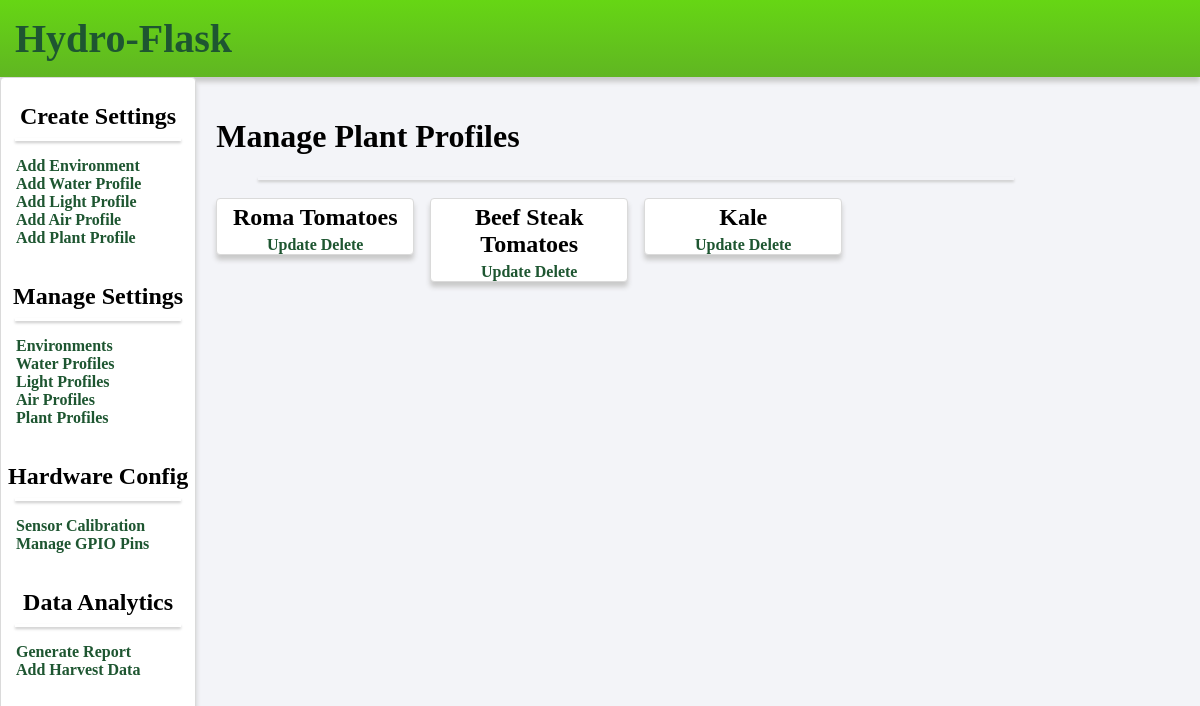
/plant, run on an earlier commit of the app's database.
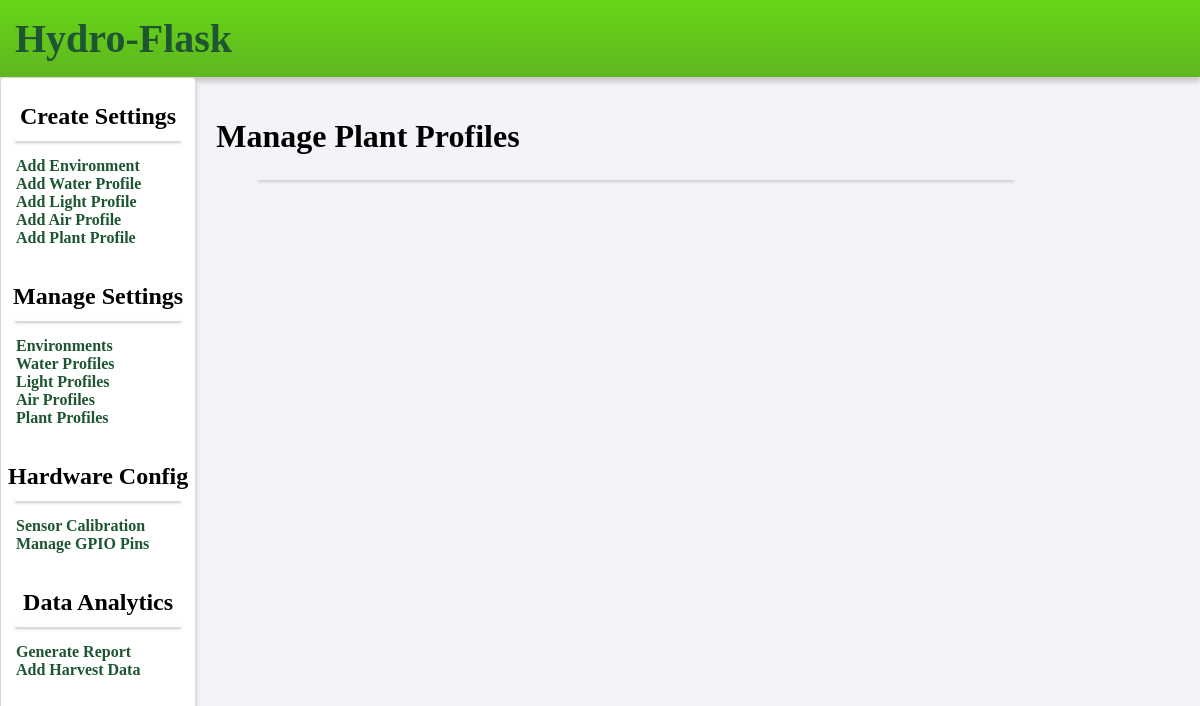
And on a later commit of the database.
### models.py (models this page shows)
class Plant(db.Model):
    id = db.Column(db.Integer, primary_key=True)
    name = db.Column(db.String(50), nullable=False)

### views.py (the view)
@app.route('/plant')
def list_plant_profiles():
    plants = Plant.query.all()
    return render_template('index_plant.html', plants=plants)

### templates/index_plant.html
{% extends 'layout.html' %}
{% block body %}
<div class="content">
    <h1>Manage Plant Profiles</h1>
    <hr class="line">
    <div class = "container">
        {% for plant in plants %}
            <div class = "plant">
                <h2>{{ plant.name }}</h2>
                <a href="/update_plant/{{plant.id}}">Update</a>
                <a href="/delete_plant/{{plant.id}}">Delete</a>
                <br />
            </div>
        {% endfor %}
    </div>
</div>
{% endblock %}

What changed in the data, as far as the page shows it:
removed Plant: name "Roma Tomatoes"
removed Plant: name "Beef Steak Tomatoes"
removed Plant: name "Kale"
